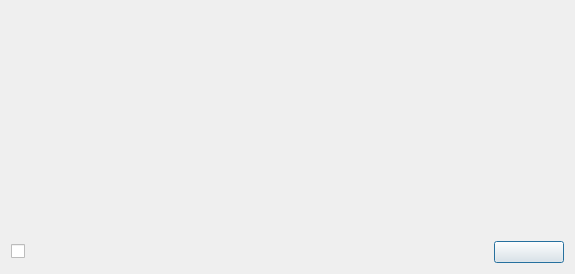
<?xml version="1.0" encoding="UTF-8"?>
<ui version="4.0">
 <class>RegistrationExpirationReminder</class>
 <widget class="QDialog" name="RegistrationExpirationReminder">
  <property name="geometry">
   <rect>
    <x>0</x>
    <y>0</y>
    <width>575</width>
    <height>274</height>
   </rect>
  </property>
  <property name="windowTitle">
   <string>Dialog</string>
  </property>
  <property name="styleSheet">
   <string notr="true"/>
  </property>
  <layout class="QGridLayout" name="gridLayout">
   <item row="0" column="0" colspan="2">
    <widget class="QLabel" name="lab_message">
     <property name="text">
      <string/>
     </property>
    </widget>
   </item>
   <item row="1" column="0">
    <widget class="QCheckBox" name="checkBox">
     <property name="text">
      <string/>
     </property>
    </widget>
   </item>
   <item row="1" column="1">
    <widget class="QPushButton" name="btn_verify">
     <property name="maximumSize">
      <size>
       <width>70</width>
       <height>16777215</height>
      </size>
     </property>
     <property name="text">
      <string/>
     </property>
    </widget>
   </item>
  </layout>
 </widget>
 <resources/>
 <connections>
  <connection>
   <sender>btn_verify</sender>
   <signal>clicked()</signal>
   <receiver>RegistrationExpirationReminder</receiver>
   <slot>accept()</slot>
   <hints>
    <hint type="sourcelabel">
     <x>527</x>
     <y>253</y>
    </hint>
    <hint type="destinationlabel">
     <x>287</x>
     <y>136</y>
    </hint>
   </hints>
  </connection>
 </connections>
</ui>
